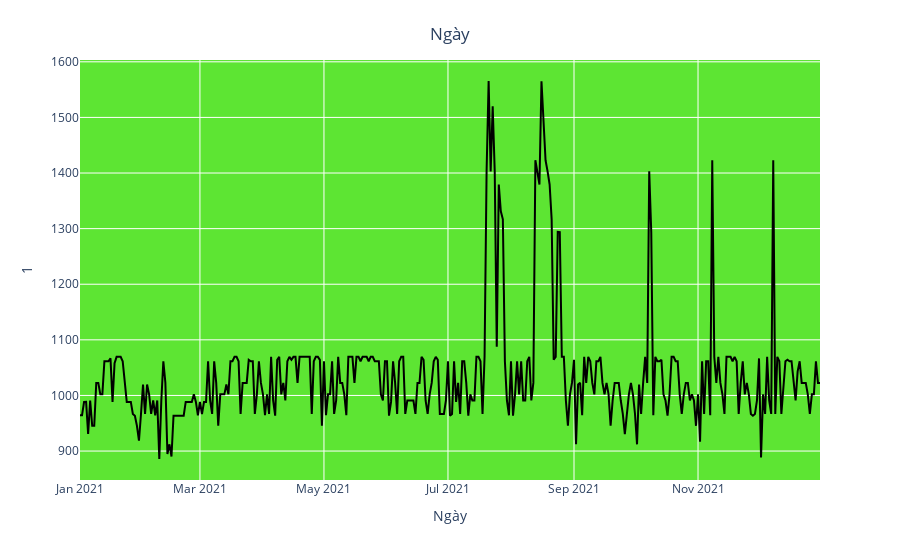

The code cell stored with this chart in its notebook:
### Code cell
import plotly.express as px
fig = px.line(y=df['1'], x=df['Ngày'])
fig.update_traces(line_color='black') 
fig.update_layout(xaxis_title="Ngày", 
                  yaxis_title="1",
                  title={'text': "Ngày", 'y':0.95, 'x':0.5, 'xanchor':'center', 'yanchor':'top'},
                  plot_bgcolor='rgba(53,223,0,0.8)')

### Figure 1 — Plotly figure (JSON) as saved in the notebook; plotly's stock layout.template omitted (floating-point values rounded to 4 significant figures; data arrays with more than 128 entries replaced by an {"elided": "..."} marker saying what was removed)
{"data": [{"hovertemplate": "x=%{x}<br>y=%{y}<extra></extra>", "legendgroup": "", "line": {"color": "black", "dash": "solid"}, "marker": {"symbol": "circle"}, "mode": "lines", "name": "", "orientation": "v", "showlegend": false, "type": "scatter", "x": {"elided": "365 str values"}, "xaxis": "x", "y": {"elided": "365 float values"}, "yaxis": "y"}], "layout": {"legend": {"tracegroupgap": 0}, "margin": {"t": 60}, "plot_bgcolor": "rgba(53,223,0,0.8)", "title": {"text": "Ngày", "x": 0.5, "xanchor": "center", "y": 0.95, "yanchor": "top"}, "xaxis": {"anchor": "y", "domain": [0, 1], "title": {"text": "Ngày"}}, "yaxis": {"anchor": "x", "domain": [0, 1], "title": {"text": "1"}}}}
